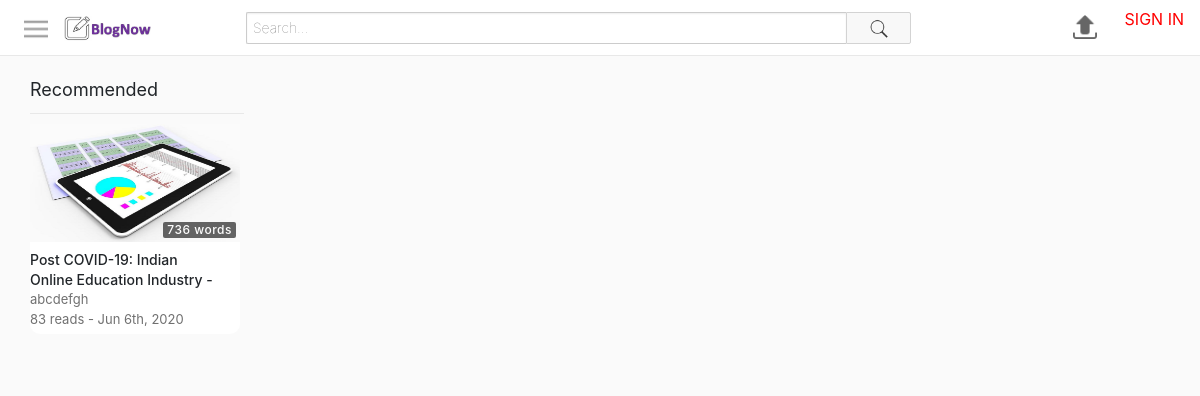
The page / on the database its author committed.
### tables this page shows
CREATE TABLE `articles` (
  `id` int(11) NOT NULL,
  `uploadedBy` varchar(50) NOT NULL,
  `title` varchar(70) NOT NULL,
  `description` varchar(1000) NOT NULL,
  `privacy` int(11) NOT NULL,
  `category` int(11) NOT NULL,
  `uploadDate` datetime NOT NULL DEFAULT current_timestamp(),
  `views` int(11) NOT NULL,
  `length` varchar(10) NOT NULL,
  `content` varchar(10000) NOT NULL
);

CREATE TABLE `thumbnails` (
  `id` int(11) NOT NULL,
  `articleId` int(11) NOT NULL,
  `filePath` varchar(250) NOT NULL
);

### includes/classes/Article.php (called while the page is built, shortened)
<?php
class Article{
    private $con, $sqlData, $userLoggedInObj;
    public function __construct($con, $input, $userLoggedInObj) {
        $this->con=$con;
        if(is_array($input)){
            $this->sqlData=$input;
        }
        else{
            $query=$this->con->prepare("SELECT * FROM articles WHERE id = :id");
            $query->bindParam(":id", $input);
            $query->execute();
            $this->sqlData=$query->fetch(PDO::FETCH_ASSOC);
        }
    }
    public function getId() {
        return $this->sqlData["id"];
    }
    public function getUploadedBy() {
        return $this->sqlData["uploadedBy"];
    }
    public function getTitle() {
        return $this->sqlData["title"];
    }
    public function getTimeStamp() {
        $date=$this->sqlData["uploadDate"];
        return date("M jS, Y", strtotime($date));
    }
    public function getViews() {
        return $this->sqlData["views"];
    }
    public function getLength() {
        return $this->sqlData["length"];
    }
        public function getThumbnail() {
            $query=$this->con->prepare("SELECT filePath FROM thumbnails WHERE articleId=:articleId");
            $query->bindParam(":articleId", $articleId);
            $query->execute();
            return $query->fetchColumn();
        }
}
?>

### includes/classes/ArticleGridItem.php (the view, shortened to what this page needs)
<?php
class ArticleGridItem{
    private $article, $largeMode;
    public function __construct($article, $largeMode)  {
        $this->article=$article;
        $this->largeMode=$largeMode;
    }
    public function create() {
        $thumbnail=$this->createThumbnail();
        $details=$this->createDetails();
        $url = "read.php?id=".$this->article->getId();
        $id=$this->article->getId();
        return "<a id='$id' href='$url'>
                    <div class='articleGridItem'>
                        $thumbnail
                        $details
                    </div>
                </a>";
    }
    public function createThumbnail() {
        $thumbnail=$this->article->getThumbnail();
        $length=$this->article->getLength();
        return "<div class='thumbnail'>
                    <img src='$thumbnail'>
                    <div class='length'>
                        <span>$length</span>
                    </div>
                </div>";
    }
    private function createDetails() {
        $title=$this->article->getTitle();
        $username=$this->article->getUploadedBy();
        $views=$this->article->getViews();
        $description=$this->createDescription();
        $timestamp=$this->article->getTimeStamp();
        return "<div class='details'>
                    <h3 class='title'>$title</h3>
                    <span class='username'>$username</span>
                    <div class='stats'>
                        <span class='viewCount'>$views reads - </span>
                        <span class='timeStamp'>$timestamp</span>
                    </div>
                    $description
                </div>";
    }
    private function createDescription() {
        if(!$this->largeMode) {
            return "";
        }
        else {
            $description=$this->article->getDescription();
            $description=(strlen($description)>350) ? substr($description, 0, 347) . "..." : $description;
            return "<span class='description'>$description</span>";
        }
    }
}
?>

### includes/classes/ArticleGrid.php (shortened to what this page needs)
<?php
class ArticleGrid {
    private $con, $userLoggedInObj;
    private $largeMode=false;
    private $gridClass="articleGrid";
    public function __construct($con, $userLoggedInObj) {
        $this->con=$con;
        $this->userLoggedInObj=$userLoggedInObj;
    }
    public function create($articles, $title, $showFilter, $history=false, $days=0) {
        if($articles==null && $history==false) {
            $gridItems=$this->generateItems();
        }
        elseif($articles==1) {
            $gridItems=$this->generateItemsByCategory();
        }
        else {
            $gridItems=$this->generateItemsFromArticles($articles);
        }
        $header="";
        if($title != null) {
            $header=$this->createGridHeader($title, $showFilter, $history, $days);
        }
        return "$header
                <div class='$this->gridClass'>
                    $gridItems
                </div>";
    }
    public function generateItems() {
        $query=$this->con->prepare("SELECT * FROM articles ORDER BY RAND() LIMIT 15");
        $query->execute();
        $elementsHtml="";
        while($row=$query->fetch(PDO::FETCH_ASSOC)) {
            $article = new Article($this->con, $row, $this->userLoggedInObj);
            $item=new ArticleGridItem($article, $this->largeMode);
            $elementsHtml.=$item->create();
        }
        return $elementsHtml;
    }
    public function createGridHeader($title, $showFilter, $history, $days) {
        $filter="";
        $values=[7, 31, 183, 365, 730, 1095, 1460, 1826];
        $text=["Last week", "Last Month", "Last 6 Months", "Last 1 year", "Last 2 years", "Last 3 years", "Last 4 years", "Last 5 years"];
        $html="";
        for($i=0 ; $i<sizeof($values); ++$i) {
            if($days!=$values[$i])
                $html.="<option value=$values[$i]>$text[$i]</option>";
            elseif($days==0){
                $html.="<option value=$values[$i] selected>$text[$i]</option>";
            }
            else{
                $html.="<option value=$values[$i] selected>$text[$i]</option>";
            }
        }
        return "<div class='articleGridHeader'>
                    <div class='left'>
                        $title
                    </div>
                    $filter
                </div>";
    }
}
?>

### assets/css/style.css (style rules this page uses)
html, body { height:100%; padding:0; margin:0; }
.articleGrid { display: flex; flex-wrap: wrap; }
.articleGridItem { height:210px; margin-right:4px; margin-bottom:24px; background-color: white; border-radius: 10px; }
.articleGridItem .thumbnail { width: 210px; height: 118px; position:relative; }
.articleGridItem .thumbnail img { width: 100%; height: 100%; }
.articleGridItem .thumbnail .length { bottom: 0; right: 0; position: absolute; margin: 4px; color: #fff; background-color: rgba(17,17,17,0.8); opacity: 0.8; padding: 2px 4px; border-radius: 2px; letter-spacing: 0.5px; font-size: 12px; font-weight: 500; line-height: 12px; }
.articleGridItem .details { padding-right: 24px; position: relative; cursor: pointer; display: flex; flex-direction: column; width: 210px; }
.articleGridItem .details .title { margin:8px 0; margin-bottom: 0; max-height:40px; overflow: hidden; font-size:14px; font-weight:500; line-height:20px; color:#212529; }
.articleGridItem .details .username, .articleGridItem .details .stats { color:rgba(17,17,17,0.6); font-size:13px; overflow-x:hidden; text-overflow:ellipsis; white-space:nowrap; }
.articleGridHeader { display: flex; margin: 10px 0; padding-bottom: 10px; border-bottom: 1px solid #e8e8e8; font-size: 18px; }
.articleGridHeader div { flex:1; }
* { box-sizing: border-box; }

### rows shown on the page
articles: thumbnails.filePath (picture), length "736 words", title "Post COVID-19: Indian Online Education Industry -…", uploadedBy "abcdefgh", views "83", uploadDate "Jun 6th, 2020"

### other values the page prints
$title "Recommended"
